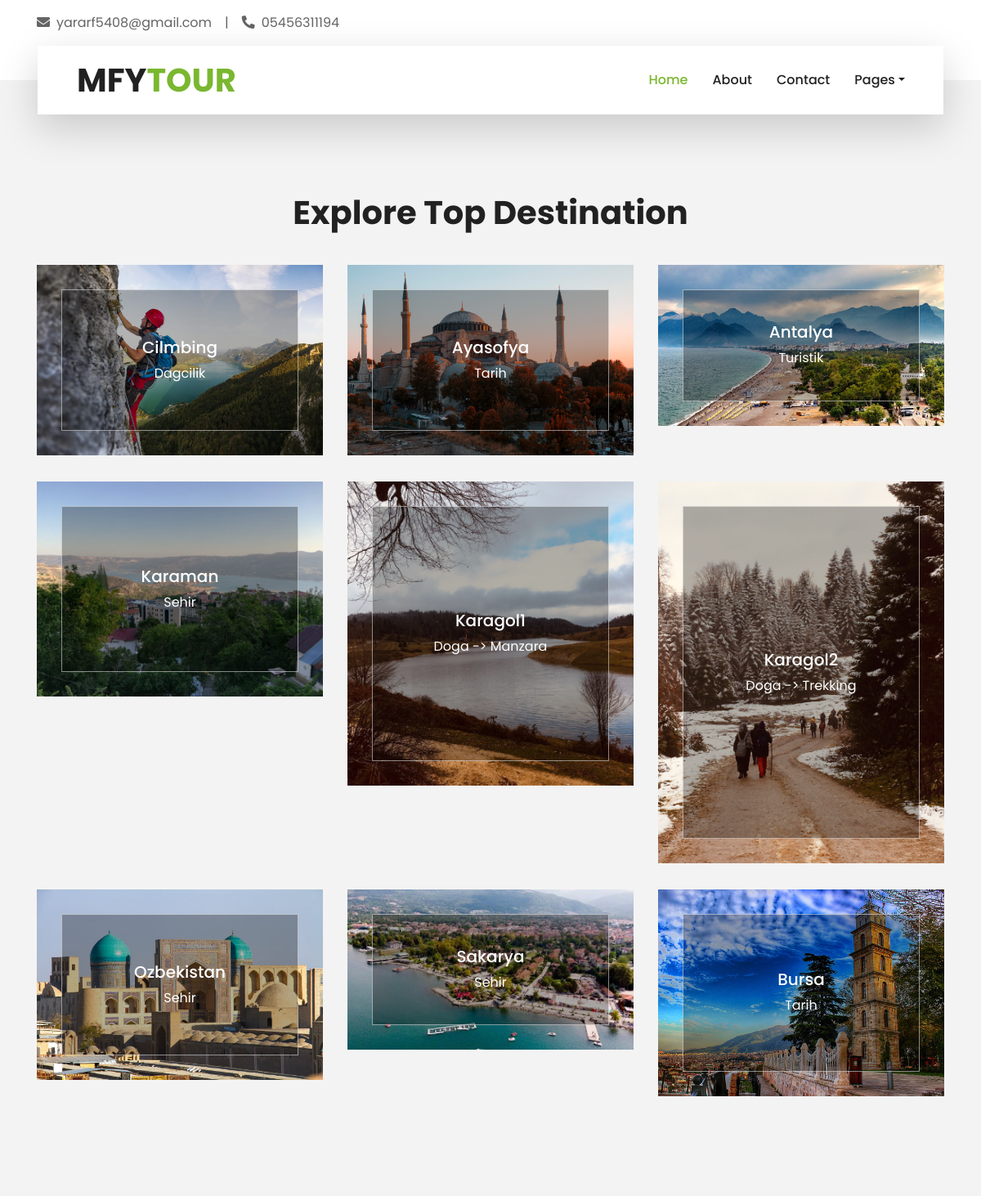
The page /destination/ (upper part) on the database as committed earlier.
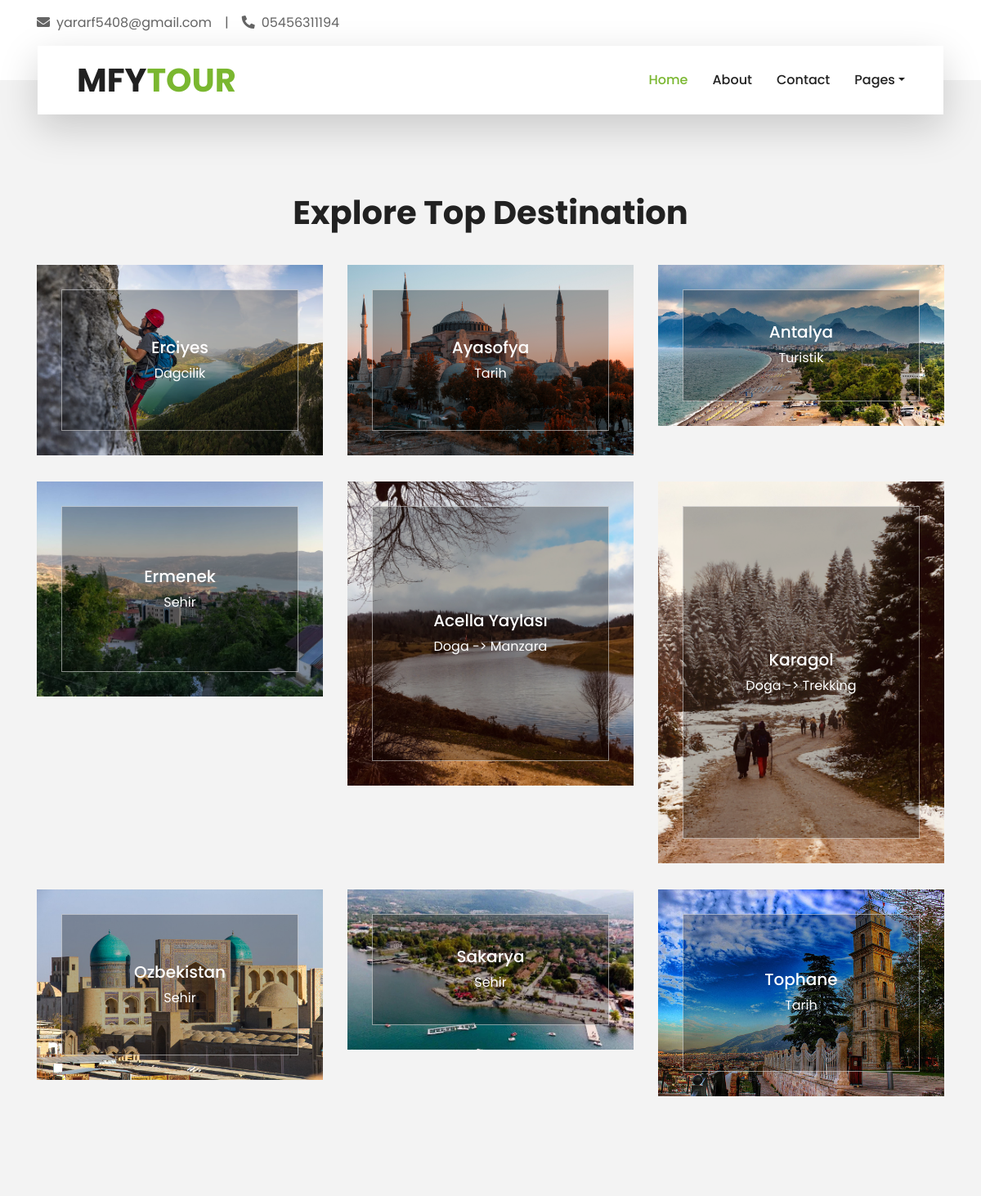
The same page on the database as committed later.
### content/models.py (models this page shows, shortened)
class Content(models.Model):
    STATUS=(
        ('True', 'Evet'),
        ('False', 'Hayır'),
    )
    category=models.ForeignKey(Category, on_delete=models.CASCADE)
    title=models.CharField(max_length=100)
    keywords = models.CharField(max_length=255)
    description = models.CharField(max_length=255)
    image = models.ImageField(blank=True, upload_to='images/')
    detail=RichTextUploadingField(blank=True)
    gun=models.CharField(blank=True,max_length=15)
    type = models.CharField(blank=True, max_length=50)
    konum=models.CharField(blank=True,max_length=255)
    city=models.CharField(blank=True,max_length=50)
    country=models.CharField(blank=True,max_length=50)
    fiyat=models.CharField(blank=True,max_length=10)
    slug=models.SlugField(blank=True,max_length=100)
    status=models.CharField(blank=True,max_length=10, choices=STATUS)
    create_at=models.DateTimeField(auto_now_add=True)
    update_at=models.DateTimeField(auto_now=True)
    def image_tag(self):
        if self.image:
            return mark_safe('<img src="{}" height="50"/>'.format(self.image.url))
        else:
            return ""
    image_tag.short_description="Image"

class Category(MPTTModel):
    STATUS=(
        ('True', 'Evet'),
        ('False', 'Hayır'),
    )
    title=models.CharField(max_length=100)
    keywords = models.CharField(max_length=255)
    description = models.CharField(max_length=255)
    image = models.ImageField(blank=True, upload_to='images/')
    slug = models.SlugField(blank=True, max_length=100)
    status=models.CharField(blank=True,max_length=10, choices=STATUS)
    parent=TreeForeignKey('self', blank=True, null=True, related_name='children', on_delete=models.CASCADE)
    create_at=models.DateTimeField(auto_now_add=True)
    update_at=models.DateTimeField(auto_now=True)
    class MPTTMeta:
        order_insertion_by = ['title']
    def __str__(self):
        full_path=[self.title]
        k = self.parent
        while k is not None:
            full_path.append(k.title)
            k = k.parent
        return ' -> '.join(full_path[::-1])
    def image_tag(self):
        if self.image:
            return mark_safe('<img src="{}" height="50"/>'.format(self.image.url))
        else:
            return ""
    image_tag.short_description = "Image"

### home/views.py (the view)
# urls.py: path('destination/', views.destination, name='destination'),
def destination(request):
    setting=Setting.objects.get(pk=1)
    destinationdata=Content.objects.all()[:25]
    context = {'setting': setting,
               "page":"destination",
               "destinationdata":destinationdata}
    return render(request, 'destination.html', context)

### home/templates/destination.html (shortened to what this page needs)
{% extends "homebase.html" %}
{% block content %}
    {% load static %}
    <div class="container-fluid py-5">
        <div class="container pt-5 pb-3">
            <div class="text-center mb-3 pb-3">
                <h1>Explore Top Destination</h1>
            </div>
            <div class="row">
                {% for rs in destinationdata %}
                <div class="col-lg-4 col-md-6 mb-4">
                    <div class="destination-item position-relative overflow-hidden mb-2">
                        <img class="img-fluid" src="{{ rs.image.url }}" alt="">
                        <a class="destination-overlay text-white text-decoration-none" href="/packages">
                            <h5 class="text-white">{{ rs.title|safe }}</h5>
                            <span>{{ rs.category|safe }}</span>
                        </a>
                    </div>
                </div>
                {% endfor %}
            </div>
        </div>
    </div>
{% endblock %}

Rows that differ between the two databases and show on the page:
changed Content "Dagcilik": title "Cilmbing" → "Erciyes"
changed Content: title "Karaman" → "Ermenek"
changed Content "Doga -> Manzara": title "Karagol1" → "Acella Yaylası"
changed Content "Doga -> Trekking": title "Karagol2" → "Karagol"
changed Content: title "Bursa" → "Tophane"
